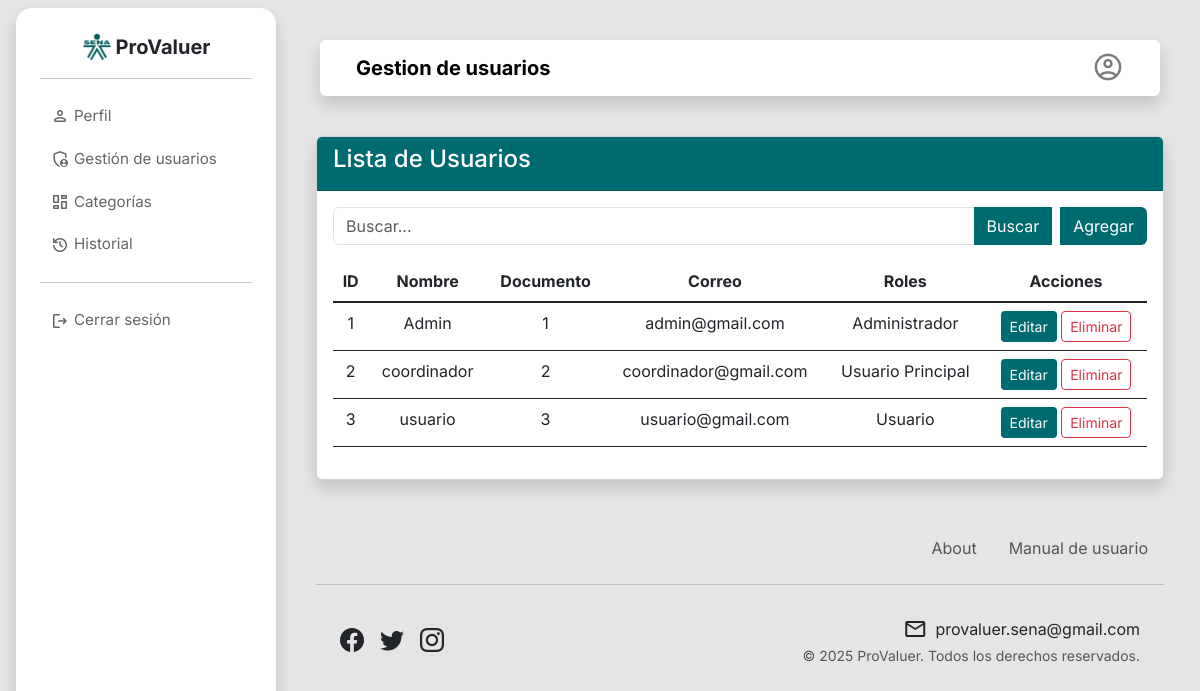
The page /rol_admin/pages/user_manager.php (signed in) on the database its author committed.
### tables this page shows
CREATE TABLE `usuarios` (
  `id_usuario` int(11) NOT NULL,
  `rol_usuario_fk` int(11) NOT NULL,
  `nombre_usuario` varchar(30) NOT NULL,
  `correo` varchar(50) NOT NULL,
  `activo` tinyint(1) NOT NULL,
  `clave` varchar(200) NOT NULL,
  `documento` int(11) NOT NULL
);

CREATE TABLE `roles` (
  `id_rol` int(11) NOT NULL,
  `nombre` varchar(30) NOT NULL
);

### rol_admin/pages/user_manager.php (the view, shortened to what this page needs)
<?php
include '../../config/db_config.php';
include '../../includes/panel/header.php';
mysqli_query($conn, "SET @usuario_actual := '".mysqli_real_escape_string($conn, $_SESSION['nombre_usuario'])."'");
$registros_por_pagina = 3;
$pagina_actual = isset($_GET['pagina']) ? (int)$_GET['pagina'] : 1;
$offset = ($pagina_actual - 1) * $registros_por_pagina;
$busqueda = "";
if (isset($_GET['buscar']) && !empty($_GET['buscar'])) {
    $busqueda = $conn->real_escape_string($_GET['buscar']);
    $sql_total = "SELECT COUNT(*) as total FROM usuarios WHERE
        nombre_usuario LIKE '%$busqueda%'
        OR documento LIKE '%$busqueda%'
        OR correo LIKE '%$busqueda%'
        OR rol_usuario_fk LIKE '%$busqueda%'";
$sql = "SELECT r.nombre, u.* FROM usuarios u JOIN roles r ON u.rol_usuario_fk = r.id_rol WHERE
        nombre_usuario LIKE '%$busqueda%'
        OR documento LIKE '%$busqueda%'
        OR correo LIKE '%$busqueda%'
        OR nombre LIKE '%$busqueda%'
        LIMIT $registros_por_pagina OFFSET $offset";
} else {
    $sql = "SELECT r.nombre, u.* FROM usuarios u JOIN roles r ON u.rol_usuario_fk = r.id_rol LIMIT $registros_por_pagina OFFSET $offset";
}
$result = $conn->query($sql);
?>
<div class="container ">
    <div class="row">
        <div class="col-md-12">
            <div class="card mt-4 shadow">
                <div class="color_fondo card-header">
                    <h4 class="text-white">Lista de Usuarios</h4>
                </div>
                <div class="card-body">
                    <form method="GET" class="mb-3">
                        <div class="input-group">
                            <input type="text" name="buscar" class="form-control" placeholder="Buscar..." autocomplete="off" autocorrect="off" spellcheck="false" value="<?php echo htmlspecialchars($busqueda); ?>">
                            <button type="submit" class="btn botones">Buscar</button>
                            <a href='./add_user.php' class='btn botones ms-2'>Agregar</a>
                        </div>
                    </form>
                    <table class="table border-dark table-hover text-center">
                        <thead>
                            <tr>
                                <th>ID</th>
                                <th>Nombre</th>
                                <th>Documento</th>
                                <th>Correo</th>
                                <th>Roles</th>
                                <th>Acciones</th>
                            </tr>
                        </thead>
                        <tbody class="table-group-divider">
                            <?php if ($result->num_rows > 0): ?>
                                <?php while ($row = $result->fetch_assoc()): ?>
                                    <tr>
                                        <td><?php echo $row["id_usuario"]; ?></td>
                                        <td><?php echo $row["nombre_usuario"]; ?></td>
                                        <td><?php echo $row["documento"]; ?></td>
                                        <td><?php echo $row["correo"]; ?></td>
                                        <td><?php echo $row["nombre"]; ?></td>
                                        <td>
                                            <a href='./edit_user.php?id=<?= $row['id_usuario'] ?>' class='btn botones btn-sm'>Editar</a>
                                            <a href='../../users/delete.php?id=<?= $row['id_usuario'] ?>' class='btn btn-outline-danger btn-sm'
                                                onclick="return confirm('¿Estás seguro de que deseas eliminar este usuario?')">
                                                Eliminar
                                            </a>
                                        </td>
                                    </tr>
                                <?php endwhile; ?>
                            <?php else: ?>
                                <tr>
                                    <td colspan="6" class="text-center">No se encontraron resultados</td>
                                </tr>
                            <?php endif; ?>
                        </tbody>
                    </table>
                </div>
            </div>
        </div>
    </div>
</div>
<?php include('../../includes/panel/footer.php'); ?>

### assets/css/style.css (style rules this page uses)
:root { --primary_color: #006a71; --second_color: #48a6a7; --dark_color: #00565c; --light_color: #F2FEFF; --gray: #d3d3d3b6; }
* { margin: 0; padding: 0; box-sizing: border-box; }
body { background-color: #e5e5e5; font-family: "Inter", sans-serif; }
.color_fondo { background: var(--primary_color); }
.botones { background: var(--primary_color); color: white; }

### rows shown on the page
usuarios: id_usuario "1", nombre_usuario "Admin", documento "1", correo "admin@gmail.com", rol_usuario_fk.nombre "Administrador"
usuarios: id_usuario "2", nombre_usuario "coordinador", documento "2", correo "coordinador@gmail.com", rol_usuario_fk.nombre "Usuario Principal"
usuarios: id_usuario "3", nombre_usuario "usuario", documento "3", correo "usuario@gmail.com", rol_usuario_fk.nombre "Usuario"

### other values the page prints
$nombre_page "Gestion de usuarios"
